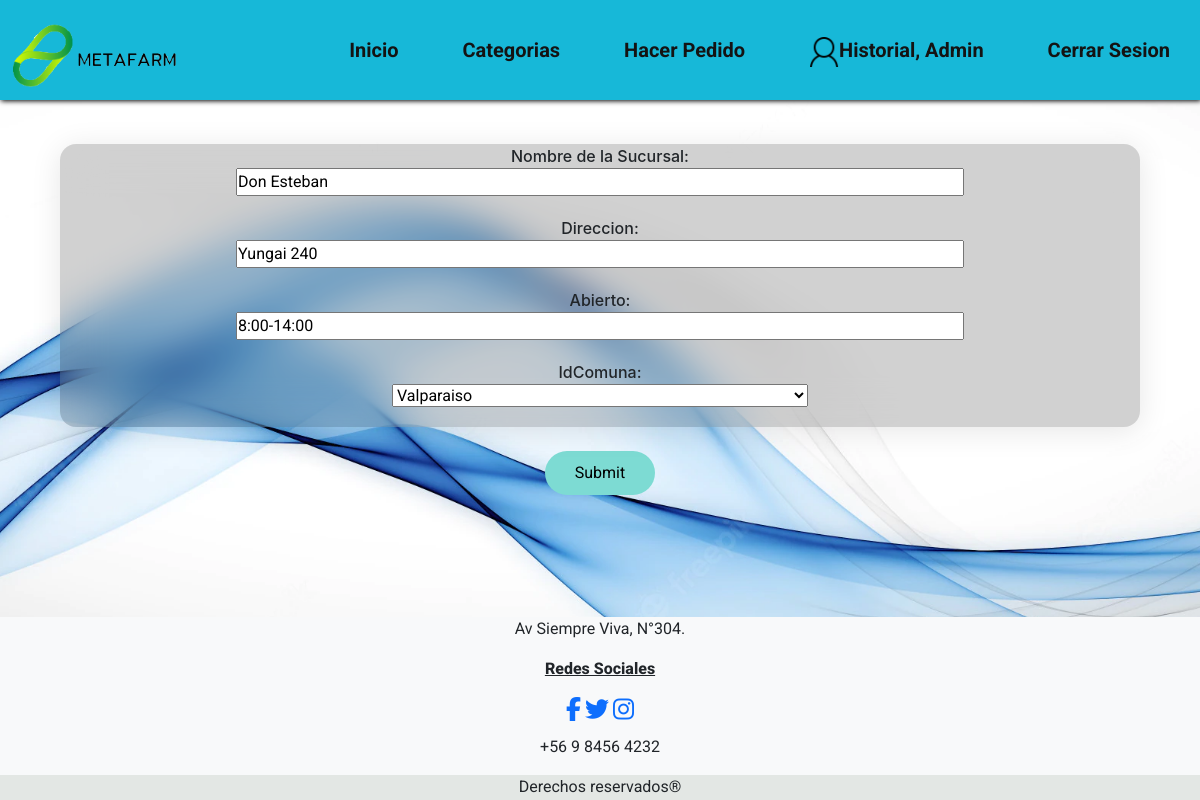
Page /editarSucursal/1/ (signed in) on the committed database.
### farmacia/models.py (models this page shows, shortened)
class Sucursal (models.Model):
    numSucursal = models.AutoField(primary_key=True, verbose_name='Numero Sucursal')
    Nombre = models.CharField(max_length=40, verbose_name='Nombre de la Sucursal')
    Direccion = models.CharField(max_length=60, verbose_name='Direccion')
    Horario= models.CharField(max_length=60, verbose_name='Abierto')
    idComuna = models.ForeignKey(Comuna, on_delete=models.CASCADE)

class Comuna (models.Model):
    idComuna = models.IntegerField(primary_key=True,verbose_name='Id de Comuna')
    nomComuna = models.CharField(max_length=40,verbose_name='Nombre Comuna')
    IdRegion = models.ForeignKey(Region, on_delete=models.CASCADE)
    def __str__(self):
        return self.nomComuna

### farmacia/views.py (the view)
# urls.py: path('editarSucursal/<str:pk>/',views.editarSucursal, name="update"),
def editarSucursal(request, pk):
    suc = Sucursal.objects.get(numSucursal=pk)
    form = sucForm(instance=suc)
    if request.method == 'POST':
        form = sucForm(request.POST, instance=suc)
        if form.is_valid():
            form.save()
            return redirect('/')
    context = {'form':form}
    return render(request, 'farmacia/editarsucursal.html', context)

### farmacia/forms.py
class sucForm(ModelForm):
    class Meta:
        model = Sucursal
        fields = '__all__'

### farmacia/context_processor.py (called while the page is built)
def total_carrito(request):
    total = 0
    desc = 0.95
    if request.user.is_authenticated:
        if "carrito" in request.session.keys():
            for key, value in request.session["carrito"].items():
                total += int(value["acumulado"])
        return {"total_carrito": round(total*desc)}
    else:
        if "carrito" in request.session.keys():
            for key, value in request.session["carrito"].items():
                total += int(value["acumulado"])
        return {"total_carrito": total}

### farmacia/templates/farmacia/editarsucursal.html (shortened to what this page needs)
{% load static %}
<!DOCTYPE html>
<html lang="en">
<head>
    <link href="https://cdn.jsdelivr.net/npm/bootstrap@5.1.3/dist/css/bootstrap.min.css" rel="stylesheet" />
    <link rel="stylesheet" href="{% static 'farmacia/CSS/Style.css' %}" />
    <link rel="stylesheet" href="https://cdnjs.cloudflare.com/ajax/libs/font-awesome/4.7.0/cssfont-awesome.min.css">
</head>
<body>
    <header>
        <div class="wrapper">
            <nav>
                <div>
                    <a href="{% url 'home' %}"><img src="{% static 'farmacia/img/logoverde.png.png' %}" alt="imagen_logo" class="logo" /></a>
                </div>
                <ul class="nav-menu wrapper">
                    <li><a href="{% url 'home' %}">Inicio</a></li>
                    <li><a href="#categorias">Categorias</a></li>
                    <li><a href="{% url 'comp' %}">Hacer Pedido</a></li>
                    {% block admin %}
                    {% if request.user.is_authenticated %}
                        {% if request.user.is_staff %}
                            <li><span><a href="{% url 'hisadm' %}"><img src="{% static 'farmacia/img/klipartz.com.png'%}" width="30px">Historial, {{request.user}}</a></span></li>
                            <li><span><a href="{% url 'logout' %}">Cerrar Sesion</a></span></li>
                        {% else %}
                            <li><span><a href="{% url 'his' %}"><img src="{% static 'farmacia/img/klipartz.com.png'%}" width="30px">Hola, {{request.user}}</a></span></li>
                            <li><span><a href="{% url 'logout' %}">Cerrar Sesion</a></span></li>
                        {% endif %}
                    {% endif %}
                    {% endblock admin %}
                </ul>
            </nav>
        </div>
    </header>
{% block space %}
<main class="addMain wrapper">
    <form  id="FormAdd" method="POST" enctype="multipart/form-data">
        <div class="formulario-updade">
            {{form}}
        </div>
        <div class="contenedor-guardar">
            <input class="Guardar-prod" type="submit" name="Guardar">
        </div>
    </form>
</main>
{% endblock space %}
</body>
<footer id="sticky-footer" class="bg-light text-center text-lg-start">
    <div class="fotersito">
        <div class="fotercol1">
            <p>Av Siempre Viva, N°304.</p>
        </div>
        <div class="foter-red">
            <p>Redes Sociales</p>
            <a href="https://www.facebook.com/" class="fa fa-facebook"></a>
            <a href="https://twitter.com/" class="fa fa-twitter"></a>
            <a href="https://www.instagram.com/" class="fa fa-instagram"></a>
        </div>
        <div class="fotercol2">
            <p>+56 9 8456 4232</p>
        </div>
        <div class="fotercol3">
            <p>Derechos reservados®</p>
        </div>
    </div>
</footer>
</html>

### farmacia/static/farmacia/CSS/Style.css (style rules this page uses)
* { margin: 0; padding: 0; list-style: none; text-decoration: none; box-sizing: border-box; }
body { background: #ffffff; font-family: "Roboto", sans-serif; background-image: url(../img/fondo3.png); background-size: cover; background-repeat: no-repeat; background-position: center center; background-attachment: fixed; min-height: 100vh; }
.wrapper { width: 100%; max-width: 1200px; margin: auto; overflow: hidden; justify-content: center; }
main { padding-top: 120px; }
header { width: 100%; height: 100px; overflow: visible; background: #17b8d8; margin-bottom: 20px; box-shadow: 1px 1px 5px #000; position: fixed; z-index: 1001; }
.logo { height: 100px; float: left; }
nav { height: 100px; width: 100%; display: flex; justify-content: space-between; align-items: center; }
.nav-menu { position: fixed; width: 100%; height: 0vh; top: 100px; background-color: #17b8d8; text-align: center; transition: all 0.5s; }
.nav-menu li { display: none; line-height: 30px; margin: 50px 0; transition: all 0.5s; }
.nav-menu li a { color: #141313; text-transform: capitalize; text-decoration: none; font-weight: bolder; font-size: 20px; font-weight: bolder; padding: 10px 10px; }
#sticky-footer { position: sticky; top: 100%; }
.fotercol1 { text-align: center; margin-bottom: 5px; }
.foter-red { text-align: center; margin-bottom: 5px; margin-bottom: 10px; }
.foter-red p { text-decoration: underline; font-weight: 800; }
.foter-red a { text-decoration: none; font-size: x-large; }
.fotercol2 { text-align: center; margin-bottom: 5px; }
.fotercol3 { text-align: center; height: 10px; background-color: rgba(174, 184, 170, 0.28); padding-bottom: 25px; }
#FormAdd .formulario-updade { padding: 0 20px; display: flex; flex-direction: column; align-items: center; background: rgba(0, 0, 0, 0.18); border-radius: 16px; box-shadow: 0 4px 30px rgba(0, 0, 0, 0.1); backdrop-filter: blur(20px); -webkit-backdrop-filter: blur(20px); margin: 2% auto; width: 50%; }
.formulario-updade input { width: 70%; margin-top: 0%; margin-bottom: 20px; }
.formulario-updade select { width: 40%; margin-top: 0%; margin-bottom: 20px; }
.formulario-updade label { font-weight:500; font-family: -apple-system, BlinkMacSystemFont, 'Segoe UI', Roboto, Oxygen, Ubuntu, Cantarell, 'Open Sans', 'Helvetica Neue', sans-serif; }
.Guardar-prod { background: #7ddbd3; border-radius: 30px; border: none; cursor: pointer; padding: 10px 30px; margin: 0% 5%; }
.contenedor-guardar { display: flex; justify-content: center; margin-top: 0%; }
@media screen and (min-width: 800px) { nav { height: 100px; } }
@media screen and (min-width: 800px) { .nav-menu { position: fixed; height: 100px; top: 0%; background: none; transition: none; text-align: right; margin-right: 50px; } }
@media screen and (min-width: 800px) { .nav-menu li { display: inline-block; line-height: 100px; margin: 0 20px; } }
@media screen and (max-width: 1280px) { #FormAdd .formulario-updade { width: 90%; overflow:hidden; white-space:nowrap; text-overflow: ellipsis; } }

### rows in the picture
Sucursal: Nombre "Don Esteban", Direccion "Yungai 240", Horario "8:00-14:00"
Comuna: idComuna "Valparaiso"

### other values in the picture
{{ request.user }} "Admin"
